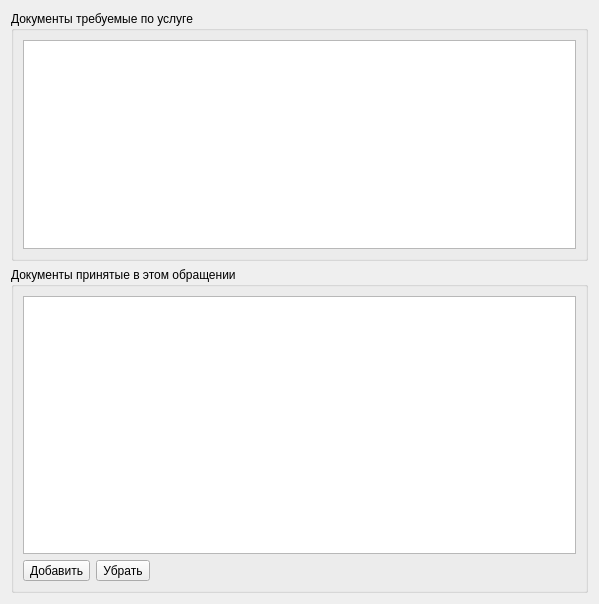
<?xml version="1.0" encoding="UTF-8"?>
<ui version="4.0">
 <class>Widget_ReceptionDocmanager</class>
 <widget class="QWidget" name="Widget_ReceptionDocmanager">
  <property name="geometry">
   <rect>
    <x>0</x>
    <y>0</y>
    <width>599</width>
    <height>604</height>
   </rect>
  </property>
  <property name="windowTitle">
   <string>Form</string>
  </property>
  <layout class="QVBoxLayout" name="verticalLayout">
   <item>
    <widget class="QGroupBox" name="groupBox_2">
     <property name="minimumSize">
      <size>
       <width>0</width>
       <height>250</height>
      </size>
     </property>
     <property name="maximumSize">
      <size>
       <width>16777215</width>
       <height>250</height>
      </size>
     </property>
     <property name="title">
      <string>Документы требуемые по услуге</string>
     </property>
     <layout class="QVBoxLayout" name="verticalLayout_3">
      <item>
       <widget class="QTreeView" name="tView_Required"/>
      </item>
     </layout>
    </widget>
   </item>
   <item>
    <widget class="QGroupBox" name="groupBox">
     <property name="title">
      <string>Документы принятые в этом обращении</string>
     </property>
     <layout class="QVBoxLayout" name="verticalLayout_2">
      <item>
       <widget class="QTableView" name="tView_New"/>
      </item>
      <item>
       <widget class="QWidget" name="widget" native="true">
        <layout class="QHBoxLayout" name="horizontalLayout">
         <property name="leftMargin">
          <number>0</number>
         </property>
         <property name="topMargin">
          <number>0</number>
         </property>
         <property name="rightMargin">
          <number>0</number>
         </property>
         <property name="bottomMargin">
          <number>0</number>
         </property>
         <item>
          <widget class="QToolButton" name="tBt_Add">
           <property name="text">
            <string>Добавить</string>
           </property>
          </widget>
         </item>
         <item>
          <widget class="QToolButton" name="tBt_Remove">
           <property name="text">
            <string>Убрать</string>
           </property>
          </widget>
         </item>
         <item>
          <spacer name="horizontalSpacer">
           <property name="orientation">
            <enum>Qt::Horizontal</enum>
           </property>
           <property name="sizeHint" stdset="0">
            <size>
             <width>433</width>
             <height>20</height>
            </size>
           </property>
          </spacer>
         </item>
        </layout>
       </widget>
      </item>
     </layout>
    </widget>
   </item>
  </layout>
 </widget>
 <resources/>
 <connections/>
</ui>
